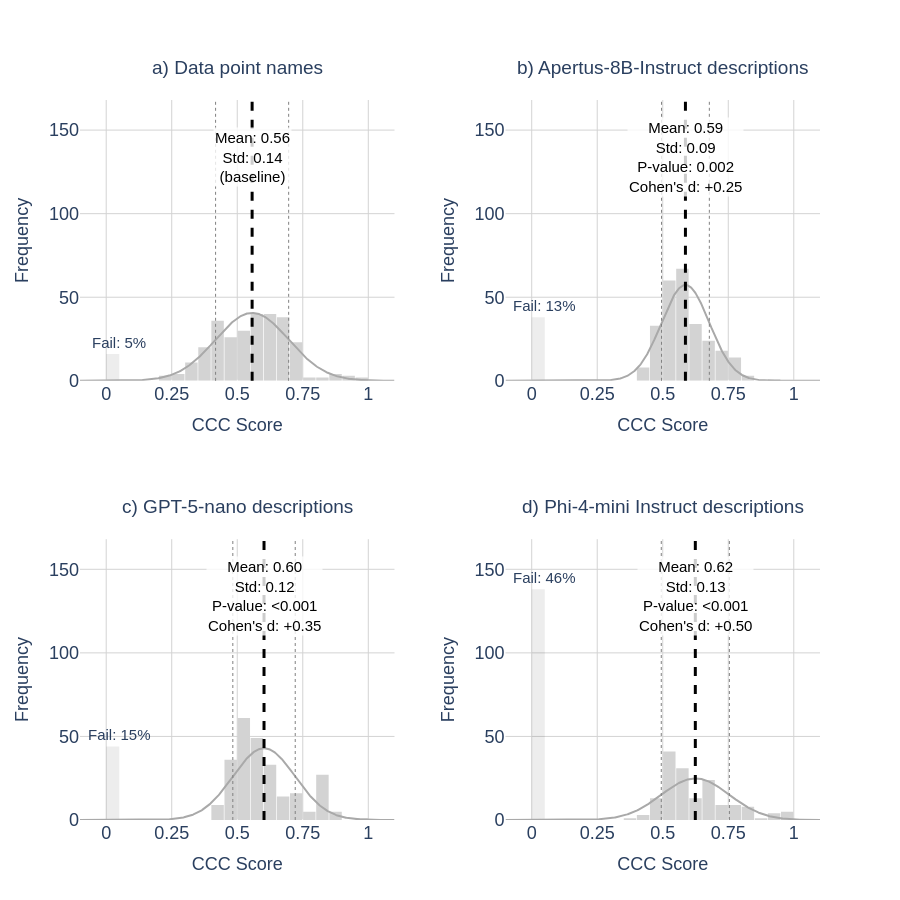

Notebook code cell kept with this figure:
### Code cell
import plotly.graph_objects as go
from plotly.subplots import make_subplots
import pandas as pd
import numpy as np
from scipy import stats
from scipy.stats import ttest_ind
from statsmodels.stats.multitest import multipletests

# --- Configuration ---
bin_size = 0.05
x_min, x_max = -0.1, 1.1
bin_edges = np.arange(x_min, x_max + bin_size, bin_size)
bin_config = dict(start=x_min, end=x_max, size=bin_size)

# --- Data (non-zero = conditional on successful clustering; 0 = degenerate/failed) ---
nz = lambda s: s[s > 0]

raw = {
    "a) Data point names":                 df_data_points['user_attrs_ccc_score'],
    "b) Apertus-8B-Instruct descriptions":  df_descriptions['user_attrs_ccc_score'],
    "c) GPT-5-nano descriptions":           df_descriptions_gpt['user_attrs_ccc_score'],
    "d) Phi-4-mini Instruct descriptions":  df_descriptions_phi['user_attrs_ccc_score'],
}
names = list(raw.keys())
base_full = raw[names[0]]
base_nz   = nz(base_full)

# datasets used for plotting + stats = the NON-ZERO scores (matches the hypothesis)
datasets = [(nz(raw[n]), n, 'lightgrey') for n in names]

def cohens_d(a, b):
    a, b = np.asarray(a), np.asarray(b)
    n1, n2 = len(a), len(b)
    s1, s2 = a.std(ddof=1), b.std(ddof=1)
    pooled = np.sqrt(((n1 - 1) * s1**2 + (n2 - 1) * s2**2) / (n1 + n2 - 2))
    return (a.mean() - b.mean()) / pooled


# --- Hypothesis test: one-sided Welch on non-zero scores, Holm-corrected over the 3 methods ---
method_idx = [1, 2, 3]                       # indices into `names` (everything but the baseline)
raw_p, deltas, fails = {}, {}, {}
for i in method_idx:
    v_nz = nz(raw[names[i]])
    # one-sided Welch: H1 = method > data_points
    _, p_one = ttest_ind(v_nz, base_nz, equal_var=False, alternative='greater')
    raw_p[i]  = p_one
    deltas[i] = cohens_d(v_nz, base_nz)
    fails[i]  = (raw[names[i]] <= 0).mean()

reject, p_holm_arr, *_ = multipletests([raw_p[i] for i in method_idx], method='holm')
p_holm    = dict(zip(method_idx, p_holm_arr))
confirmed = dict(zip(method_idx, reject))
base_fail = (base_full <= 0).mean()

def fmt_p(p):
    return "<0.001" if p < 0.001 else f"{p:.3f}"

# --- Global Y-Max for alignment (computed on the non-zero data we actually plot) ---
# failed (CCC <= 0) counts per group, in the same order as `datasets`
n_fail_counts = [int((raw[n] <= 0).sum()) for n in names]

# Global Y-Max: account for both the non-zero bars AND the failed bars
max_nonzero = max(np.histogram(data, bins=bin_edges)[0].max() for data, _, _ in datasets)
max_freq = max(max_nonzero, max(n_fail_counts))
global_y_max = max_freq + 30


# --- Helper: normal curve (kept for visual reference only; data are non-normal) ---
def get_normal_curve(data, x_min, x_max, bin_size):
    mu, std = data.mean(), data.std()
    x_range = np.linspace(x_min, x_max, 500)
    y_curve = stats.norm.pdf(x_range, mu, std + 1e-9) * len(data) * bin_size
    return x_range, y_curve, mu, std

# --- Subplots ---
fig = make_subplots(rows=2, cols=2, horizontal_spacing=0.15, vertical_spacing=0.22,
                    subplot_titles=["placeholder"] * 4)

for i, (data, name, color) in enumerate(datasets):
    row, col = (i // 2) + 1, (i % 2) + 1
    x_curve, y_curve, mu, std = get_normal_curve(data, x_min, x_max, bin_size)

    fig.layout.annotations[i].update(
        text=f"<span style='font-size:19px'>{name}</span><br><span style='font-size:12px'> </span>")

    fig.add_trace(go.Histogram(x=data, marker_color=color, opacity=1,
                               xbins=bin_config, autobinx=False, showlegend=False),
                  row=row, col=col)
    fig.add_trace(go.Scatter(x=x_curve, y=y_curve, mode='lines',
                             line=dict(color='darkgray', width=2), showlegend=False),
                  row=row, col=col)
    
    # very light grey bar for failed/degenerate trials (CCC = 0), shown at the 0 bin
    n_fail = int((raw[name] <= 0).sum())
    if n_fail > 0:
        fig.add_trace(go.Bar(
            x=[bin_size / 2], y=[n_fail], width=bin_size,
            marker=dict(color='rgba(0,0,0,0.07)', line=dict(width=0)),
            showlegend=False,
            hovertemplate=f'failed (CCC=0): {n_fail}<extra></extra>'
        ), row=row, col=col)

        # fail % label sitting on top of the 0-bar
        fail_pct = n_fail / len(raw[name])
        fig.add_annotation(
            x=bin_size, y=n_fail,
            text=f"Fail: {fail_pct:.0%}",
            showarrow=False, yshift=12,            # 12px above the bar top
            font=dict(color="dark gray", size=15),
            row=row, col=col
        )


        

    fig.add_vline(x=mu, line_width=3, line_dash="dash", line_color="black", row=row, col=col)
    fig.add_vline(x=mu - std, line_width=1, line_dash="dot", line_color="gray", row=row, col=col)
    fig.add_vline(x=mu + std, line_width=1, line_dash="dot", line_color="gray", row=row, col=col)

    if i == 0:   # baseline: no test against itself
        text = f"Mean: {mu:.2f}<br>Std: {std:.2f}<br>(baseline)"
    else:
        tag = "\u2713 confirmed" if raw_p[i] < 0.05 else "n.s."
        text = (f"Mean: {mu:.2f}<br>Std: {std:.2f}"
                f"<br>P-value: {fmt_p(raw_p[i])}<br>Cohen's d: {deltas[i]:+.2f}")

    fig.add_annotation(x=mu, y=max_freq -10, text=text, showarrow=False, yshift=10,
                       font=dict(color="black", size=15),
                       bgcolor="rgba(255, 255, 255, 0.8)", row=row, col=col)

# --- Layout ---
fig.update_layout(width=900, height=900, plot_bgcolor='white', paper_bgcolor='white',
                  font=dict(family='Arial', size=18), bargap=0.05, barmode='overlay')

fig.update_xaxes(title_text='CCC Score', range=[x_min, x_max], showgrid=True,
                 gridcolor='lightgray', dtick=0.25, title_font=dict(size=18))
fig.update_yaxes(title_text='Frequency', range=[0, global_y_max], showgrid=True,
                 gridcolor='lightgray', title_font=dict(size=18))

fig.write_image("260604_optimization_results_ccc.png", scale=3)
fig.show()

### Figure 1 — Plotly figure (JSON) as saved in the notebook; plotly's stock layout.template omitted (floating-point values rounded to 4 significant figures; data arrays with more than 128 entries replaced by an {"elided": "..."} marker saying what was removed)
{"data": [{"marker": {"color": "lightgrey"}, "opacity": 1, "showlegend": false, "type": "histogram", "x": {"elided": "284 float values"}, "xaxis": "x", "xbins": {"end": 1.1, "size": 0.05, "start": -0.1}, "yaxis": "y"}, {"line": {"color": "darkgray", "width": 2}, "mode": "lines", "showlegend": false, "type": "scatter", "x": {"elided": "500 float values"}, "xaxis": "x", "y": {"elided": "500 float values"}, "yaxis": "y"}, {"hovertemplate": "failed (CCC=0): 16<extra></extra>", "marker": {"color": "rgba(0, 0, 0, 0.07)", "line": {"width": 0}}, "showlegend": false, "type": "bar", "width": 0.05, "x": [0.025], "xaxis": "x", "y": [16], "yaxis": "y"}, {"marker": {"color": "lightgrey"}, "opacity": 1, "showlegend": false, "type": "histogram", "x": {"elided": "262 float values"}, "xaxis": "x2", "xbins": {"end": 1.1, "size": 0.05, "start": -0.1}, "yaxis": "y2"}, {"line": {"color": "darkgray", "width": 2}, "mode": "lines", "showlegend": false, "type": "scatter", "x": {"elided": "500 float values"}, "xaxis": "x2", "y": {"elided": "500 float values"}, "yaxis": "y2"}, {"hovertemplate": "failed (CCC=0): 38<extra></extra>", "marker": {"color": "rgba(0, 0, 0, 0.07)", "line": {"width": 0}}, "showlegend": false, "type": "bar", "width": 0.05, "x": [0.025], "xaxis": "x2", "y": [38], "yaxis": "y2"}, {"marker": {"color": "lightgrey"}, "opacity": 1, "showlegend": false, "type": "histogram", "x": {"elided": "256 float values"}, "xaxis": "x3", "xbins": {"end": 1.1, "size": 0.05, "start": -0.1}, "yaxis": "y3"}, {"line": {"color": "darkgray", "width": 2}, "mode": "lines", "showlegend": false, "type": "scatter", "x": {"elided": "500 float values"}, "xaxis": "x3", "y": {"elided": "500 float values"}, "yaxis": "y3"}, {"hovertemplate": "failed (CCC=0): 44<extra></extra>", "marker": {"color": "rgba(0, 0, 0, 0.07)", "line": {"width": 0}}, "showlegend": false, "type": "bar", "width": 0.05, "x": [0.025], "xaxis": "x3", "y": [44], "yaxis": "y3"}, {"marker": {"color": "lightgrey"}, "opacity": 1, "showlegend": false, "type": "histogram", "x": {"elided": "162 float values"}, "xaxis": "x4", "xbins": {"end": 1.1, "size": 0.05, "start": -0.1}, "yaxis": "y4"}, {"line": {"color": "darkgray", "width": 2}, "mode": "lines", "showlegend": false, "type": "scatter", "x": {"elided": "500 float values"}, "xaxis": "x4", "y": {"elided": "500 float values"}, "yaxis": "y4"}, {"hovertemplate": "failed (CCC=0): 138<extra></extra>", "marker": {"color": "rgba(0, 0, 0, 0.07)", "line": {"width": 0}}, "showlegend": false, "type": "bar", "width": 0.05, "x": [0.025], "xaxis": "x4", "y": [138], "yaxis": "y4"}], "layout": {"annotations": [{"font": {"size": 16}, "showarrow": false, "text": "<span style='font-size:19px'>a) Data point names</span><br><span style='font-size:12px'> </span>", "x": 0.2125, "xanchor": "center", "xref": "paper", "y": 1, "yanchor": "bottom", "yref": "paper"}, {"font": {"size": 16}, "showarrow": false, "text": "<span style='font-size:19px'>b) Apertus-8B-Instruct descriptions</span><br><span style='font-size:12px'> </span>", "x": 0.7875, "xanchor": "center", "xref": "paper", "y": 1, "yanchor": "bottom", "yref": "paper"}, {"font": {"size": 16}, "showarrow": false, "text": "<span style='font-size:19px'>c) GPT-5-nano descriptions</span><br><span style='font-size:12px'> </span>", "x": 0.2125, "xanchor": "center", "xref": "paper", "y": 0.39, "yanchor": "bottom", "yref": "paper"}, {"font": {"size": 16}, "showarrow": false, "text": "<span style='font-size:19px'>d) Phi-4-mini Instruct descriptions</span><br><span style='font-size:12px'> </span>", "x": 0.7875, "xanchor": "center", "xref": "paper", "y": 0.39, "yanchor": "bottom", "yref": "paper"}, {"font": {"color": "dark gray", "size": 15}, "showarrow": false, "text": "Fail: 5%", "x": 0.05, "xref": "x", "y": 16, "yref": "y", "yshift": 12}, {"bgcolor": "rgba(255, 255, 255, 0.8)", "font": {"color": "black", "size": 15}, "showarrow": false, "text": "Mean: 0.56<br>Std: 0.14<br>(baseline)", "x": 0.5567, "xref": "x", "y": 128, "yref": "y", "yshift": 10}, {"font": {"color": "dark gray", "size": 15}, "showarrow": false, "text": "Fail: 13%", "x": 0.05, "xref": "x2", "y": 38, "yref": "y2", "yshift": 12}, {"bgcolor": "rgba(255, 255, 255, 0.8)", "font": {"color": "black", "size": 15}, "showarrow": false, "text": "Mean: 0.59<br>Std: 0.09<br>P-value: 0.002<br>Cohen's d: +0.25", "x": 0.5865, "xref": "x2", "y": 128, "yref": "y2", "yshift": 10}, {"font": {"color": "dark gray", "size": 15}, "showarrow": false, "text": "Fail: 15%", "x": 0.05, "xref": "x3", "y": 44, "yref": "y3", "yshift": 12}, {"bgcolor": "rgba(255, 255, 255, 0.8)", "font": {"color": "black", "size": 15}, "showarrow": false, "text": "Mean: 0.60<br>Std: 0.12<br>P-value: <0.001<br>Cohen's d: +0.35", "x": 0.6022, "xref": "x3", "y": 128, "yref": "y3", "yshift": 10}, {"font": {"color": "dark gray", "size": 15}, "showarrow": false, "text": "Fail: 46%", "x": 0.05, "xref": "x4", "y": 138, "yref": "y4", "yshift": 12}, {"bgcolor": "rgba(255, 255, 255, 0.8)", "font": {"color": "black", "size": 15}, "showarrow": false, "text": "Mean: 0.62<br>Std: 0.13<br>P-value: <0.001<br>Cohen's d: +0.50", "x": 0.6243, "xref": "x4", "y": 128, "yref": "y4", "yshift": 10}], "bargap": 0.05, "barmode": "overlay", "font": {"family": "Arial", "size": 18}, "height": 900, "paper_bgcolor": "white", "plot_bgcolor": "white", "shapes": [{"line": {"color": "black", "dash": "dash", "width": 3}, "type": "line", "x0": 0.5567, "x1": 0.5567, "xref": "x", "y0": 0, "y1": 1, "yref": "y domain"}, {"line": {"color": "gray", "dash": "dot", "width": 1}, "type": "line", "x0": 0.4173, "x1": 0.4173, "xref": "x", "y0": 0, "y1": 1, "yref": "y domain"}, {"line": {"color": "gray", "dash": "dot", "width": 1}, "type": "line", "x0": 0.6961, "x1": 0.6961, "xref": "x", "y0": 0, "y1": 1, "yref": "y domain"}, {"line": {"color": "black", "dash": "dash", "width": 3}, "type": "line", "x0": 0.5865, "x1": 0.5865, "xref": "x2", "y0": 0, "y1": 1, "yref": "y2 domain"}, {"line": {"color": "gray", "dash": "dot", "width": 1}, "type": "line", "x0": 0.4954, "x1": 0.4954, "xref": "x2", "y0": 0, "y1": 1, "yref": "y2 domain"}, {"line": {"color": "gray", "dash": "dot", "width": 1}, "type": "line", "x0": 0.6777, "x1": 0.6777, "xref": "x2", "y0": 0, "y1": 1, "yref": "y2 domain"}, {"line": {"color": "black", "dash": "dash", "width": 3}, "type": "line", "x0": 0.6022, "x1": 0.6022, "xref": "x3", "y0": 0, "y1": 1, "yref": "y3 domain"}, {"line": {"color": "gray", "dash": "dot", "width": 1}, "type": "line", "x0": 0.4831, "x1": 0.4831, "xref": "x3", "y0": 0, "y1": 1, "yref": "y3 domain"}, {"line": {"color": "gray", "dash": "dot", "width": 1}, "type": "line", "x0": 0.7212, "x1": 0.7212, "xref": "x3", "y0": 0, "y1": 1, "yref": "y3 domain"}, {"line": {"color": "black", "dash": "dash", "width": 3}, "type": "line", "x0": 0.6243, "x1": 0.6243, "xref": "x4", "y0": 0, "y1": 1, "yref": "y4 domain"}, {"line": {"color": "gray", "dash": "dot", "width": 1}, "type": "line", "x0": 0.4944, "x1": 0.4944, "xref": "x4", "y0": 0, "y1": 1, "yref": "y4 domain"}, {"line": {"color": "gray", "dash": "dot", "width": 1}, "type": "line", "x0": 0.7541, "x1": 0.7541, "xref": "x4", "y0": 0, "y1": 1, "yref": "y4 domain"}], "width": 900, "xaxis": {"anchor": "y", "domain": [0, 0.425], "dtick": 0.25, "gridcolor": "lightgray", "range": [-0.1, 1.1], "showgrid": true, "title": {"font": {"size": 18}, "text": "CCC Score"}, "type": "linear"}, "xaxis2": {"anchor": "y2", "domain": [0.575, 1], "dtick": 0.25, "gridcolor": "lightgray", "range": [-0.1, 1.1], "showgrid": true, "title": {"font": {"size": 18}, "text": "CCC Score"}, "type": "linear"}, "xaxis3": {"anchor": "y3", "domain": [0, 0.425], "dtick": 0.25, "gridcolor": "lightgray", "range": [-0.1, 1.1], "showgrid": true, "title": {"font": {"size": 18}, "text": "CCC Score"}, "type": "linear"}, "xaxis4": {"anchor": "y4", "domain": [0.575, 1], "dtick": 0.25, "gridcolor": "lightgray", "range": [-0.1, 1.1], "showgrid": true, "title": {"font": {"size": 18}, "text": "CCC Score"}, "type": "linear"}, "yaxis": {"anchor": "x", "domain": [0.61, 1], "gridcolor": "lightgray", "range": [0, 168], "showgrid": true, "title": {"font": {"size": 18}, "text": "Frequency"}, "type": "linear"}, "yaxis2": {"anchor": "x2", "domain": [0.61, 1], "gridcolor": "lightgray", "range": [0, 168], "showgrid": true, "title": {"font": {"size": 18}, "text": "Frequency"}, "type": "linear"}, "yaxis3": {"anchor": "x3", "domain": [0, 0.39], "gridcolor": "lightgray", "range": [0, 168], "showgrid": true, "title": {"font": {"size": 18}, "text": "Frequency"}, "type": "linear"}, "yaxis4": {"anchor": "x4", "domain": [0, 0.39], "gridcolor": "lightgray", "range": [0, 168], "showgrid": true, "title": {"font": {"size": 18}, "text": "Frequency"}, "type": "linear"}}}
